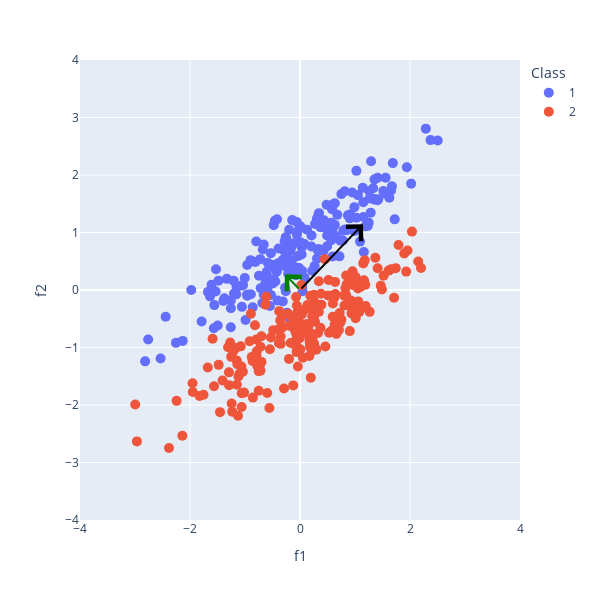
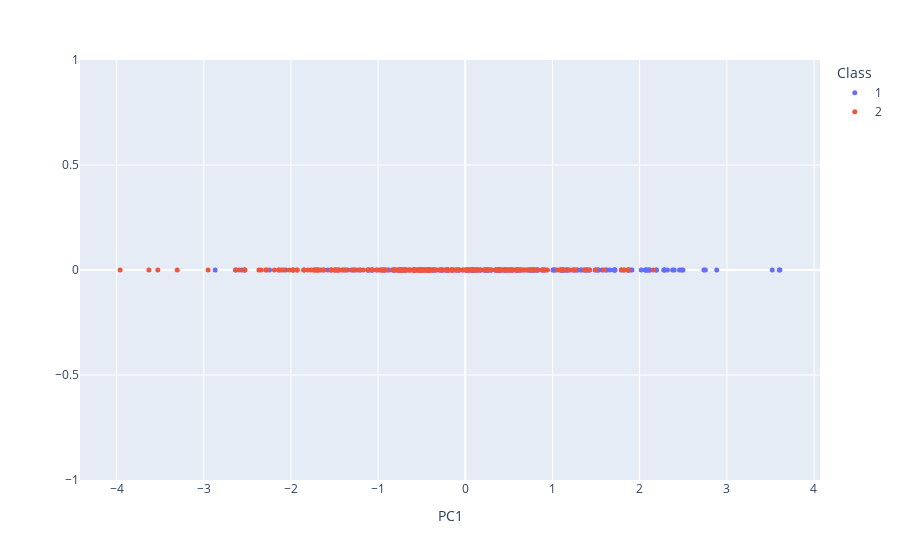

The cell these charts' notebook holds for them, in order:
### Code cell
import scipy.io as sio
import numpy as np
import plotly.express as px
data2 = sio.loadmat("/Users/cesarteixeira/Documents/AulasRepo/RP/RP25/Practical/PL3/data/dataset2.mat")
#================For Dataset 2=======================
X2=data2['data_2d'][0][0][0]
y2=data2['data_2d'][0][0][1][0]


#Normalize 
mu=np.mean(X2.T,axis=0)
st=np.std(X2.T,axis=0)
X2=(X2.T-mu)/st
X2=X2.T

#Compute covariance matrix
C=np.cov(X2)

#Compute Eigeinvalues and Eingenvectors
eigVal,W=np.linalg.eig(C)
print("Eigen Values="+str(eigVal)+"\n")
print("Sum Eigen Values="+str(np.sum(eigVal))+"\n")
print("Eigen Vectors=\n"+str(W))



#Plot original data & PCs
fig=px.scatter(x=X2[0,:],y=X2[1,:],color=y2,labels=dict(x="f1",y="f2",color="Class"))
fig.update_traces(marker_size=10)

#Angle between PC1 & the X axis
teta=np.arccos(np.dot(W[:,0],[1,0])/(np.linalg.norm(W[:,0])))
#Plot PC1
fig.add_annotation(
    x=eigVal[0]*np.cos(teta),  # arrows' head
    y=eigVal[0]*np.sin(teta),  # arrows' head
    ax=0,  # arrows' tail
    ay=0,  # arrows' tail
    xref='x',
    yref='y',
    axref='x',
    ayref='y',
    text='', 
    showarrow=True,
    arrowhead=4,
    arrowsize=2,
    arrowwidth=2,
    width=4,
    arrowcolor='black'
)


#Angle between PC2 & the X axis
teta=np.arccos(np.dot(W[:,1],[1,0])/(np.linalg.norm(W[:,1])))
#Plot PC2
fig.add_annotation(
    x=eigVal[1]*np.cos(teta),  # arrows' head
    y=eigVal[1]*np.sin(teta),  # arrows' head
    ax=0,  # arrows' tail
    ay=0,  # arrows' tail
    xref='x',
    yref='y',
    axref='x',
    ayref='y',
    text='', 
    showarrow=True,
    arrowhead=4,
    arrowsize=2,
    arrowwidth=2,
    width=4,
    arrowcolor='green'
)
fig.update_xaxes(range = [-4,4])
fig.update_yaxes(range = [-4,4])
fig.update_layout(
    autosize=False,
    width=600,
    height=600,
)

fig.show()


#Project data into the main PC
Xp=W[:,0]@X2

#Plot projected data
fig=px.scatter(x=Xp,y=np.zeros(np.shape(X2)[1]),color=y2,labels=dict(x="PC1",y="",color="Class"))
fig.update_traces(marker_size=5)
fig.show()

### Figure 1 — Plotly figure (JSON) as saved in the notebook; plotly's stock layout.template omitted (floating-point values rounded to 4 significant figures; data arrays with more than 128 entries replaced by an {"elided": "..."} marker saying what was removed)
{"data": [{"hovertemplate": "Class=1<br>f1=%{x}<br>f2=%{y}<extra></extra>", "legendgroup": "1", "marker": {"color": "#636efa", "size": 10, "symbol": "circle"}, "mode": "markers", "name": "1", "orientation": "v", "showlegend": true, "type": "scatter", "x": {"elided": "200 float values"}, "xaxis": "x", "y": {"elided": "200 float values"}, "yaxis": "y"}, {"hovertemplate": "Class=2<br>f1=%{x}<br>f2=%{y}<extra></extra>", "legendgroup": "2", "marker": {"color": "#EF553B", "size": 10, "symbol": "circle"}, "mode": "markers", "name": "2", "orientation": "v", "showlegend": true, "type": "scatter", "x": {"elided": "200 float values"}, "xaxis": "x", "y": {"elided": "200 float values"}, "yaxis": "y"}], "layout": {"annotations": [{"arrowcolor": "black", "arrowhead": 4, "arrowsize": 2, "arrowwidth": 2, "ax": 0, "axref": "x", "ay": 0, "ayref": "y", "showarrow": true, "text": "", "width": 4, "x": 1.144, "xref": "x", "y": 1.144, "yref": "y"}, {"arrowcolor": "green", "arrowhead": 4, "arrowsize": 2, "arrowwidth": 2, "ax": 0, "axref": "x", "ay": 0, "ayref": "y", "showarrow": true, "text": "", "width": 4, "x": -0.2735, "xref": "x", "y": 0.2735, "yref": "y"}], "autosize": false, "height": 600, "legend": {"title": {"text": "Class"}, "tracegroupgap": 0}, "margin": {"t": 60}, "width": 600, "xaxis": {"anchor": "y", "domain": [0, 1], "range": [-4, 4], "title": {"text": "f1"}, "type": "linear"}, "yaxis": {"anchor": "x", "domain": [0, 1], "range": [-4, 4], "title": {"text": "f2"}, "type": "linear"}}}

### Figure 2 — Plotly figure (JSON) as saved in the notebook; plotly's stock layout.template omitted (floating-point values rounded to 4 significant figures; data arrays with more than 128 entries replaced by an {"elided": "..."} marker saying what was removed)
{"data": [{"hovertemplate": "Class=1<br>PC1=%{x}<br>=%{y}<extra></extra>", "legendgroup": "1", "marker": {"color": "#636efa", "size": 5, "symbol": "circle"}, "mode": "markers", "name": "1", "orientation": "v", "showlegend": true, "type": "scatter", "x": {"elided": "200 float values"}, "xaxis": "x", "y": {"elided": "200 int values"}, "yaxis": "y"}, {"hovertemplate": "Class=2<br>PC1=%{x}<br>=%{y}<extra></extra>", "legendgroup": "2", "marker": {"color": "#EF553B", "size": 5, "symbol": "circle"}, "mode": "markers", "name": "2", "orientation": "v", "showlegend": true, "type": "scatter", "x": {"elided": "200 float values"}, "xaxis": "x", "y": {"elided": "200 int values"}, "yaxis": "y"}], "layout": {"autosize": true, "legend": {"title": {"text": "Class"}, "tracegroupgap": 0}, "margin": {"t": 60}, "xaxis": {"anchor": "y", "autorange": true, "domain": [0, 1], "range": [-4.417, 4.066], "title": {"text": "PC1"}, "type": "linear"}, "yaxis": {"anchor": "x", "autorange": true, "domain": [0, 1], "range": [-1, 1], "title": {"text": ""}, "type": "linear"}}}
